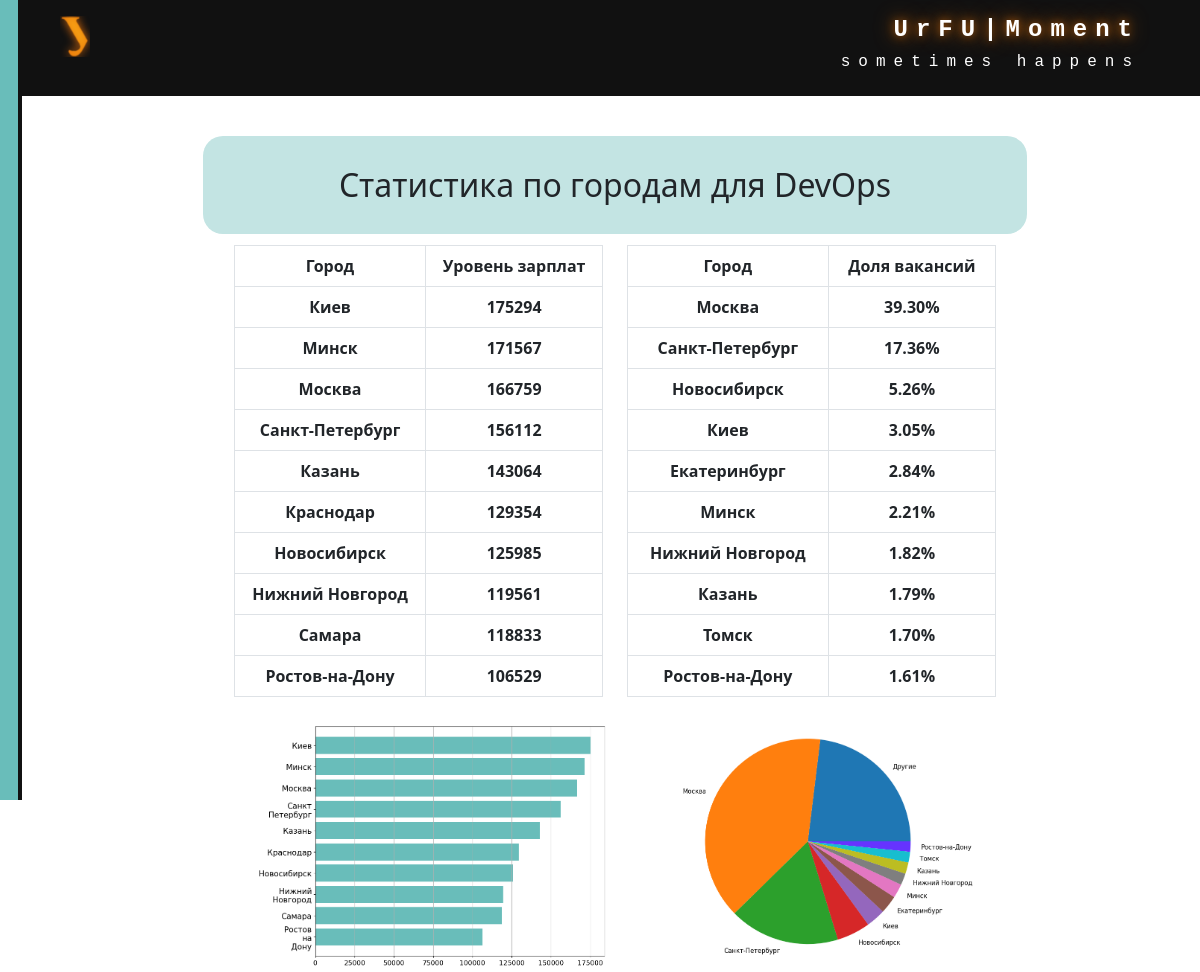
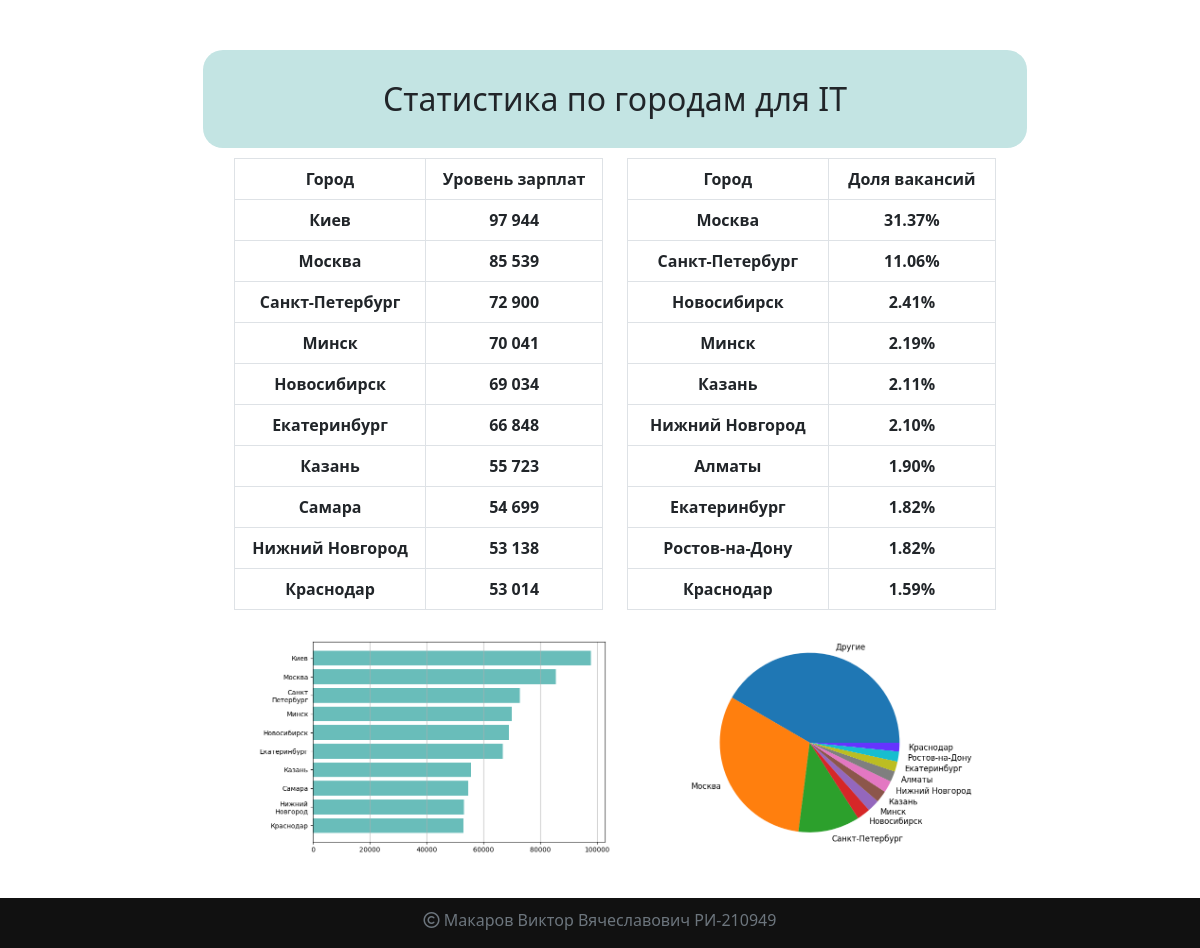
/geography, run on the app's committed database (2 pictures, top to bottom).
### main/models.py (models this page shows)
class GeographyPage(models.Model):
    title = models.CharField(
        'Заголовок',
        max_length=100,
        default='geographyPage'
    )
    text_1 = models.TextField('Первый заголовок', default=None)
    text_2 = models.TextField('Второй заголовок', default=None)
    table_1 = models.TextField('Таблицы для IT', default=None)
    table_2 = models.TextField('Таблицы для DevOps', default=None)
    graph_IT = models.ImageField(
        'IT график',
        default=None,
        upload_to='geographypage'
    )
    graph_devops = models.ImageField(
        'DevOps график',
        default=None,
        upload_to='geographypage'
    )

### main/views.py (the view)
# urls.py: path('geography', views.geography, name='geography'),
def geography(request):
    geographypage = GeographyPage.objects.all()[0]
    return render(
        request,
        'main/geography.html',
        context={
            'geographypage': geographypage,
        }
    )

### main/templates/main/geography.html
{% extends 'main/mainpage.html' %}
{% load static %}
{% block content %}
    <div style="text-align: center">
        {{ geographypage.text_2|safe }}
        {{ geographypage.table_2|safe }}
        <img style="width: 70%" src="{{ geographypage.graph_devops.url }}" alt="homepage_img">
        <div style="padding-top: 5%">
            {{ geographypage.text_1|safe }}
            {{ geographypage.table_1|safe }}
            <img style="width: 70%" src="{{ geographypage.graph_IT.url }}" alt="homepage_img">
        </div>
    </div>
{% endblock %}

### main/templates/main/mainpage.html (shortened to what this page needs)
{% load static %}
<!DOCTYPE html>
<html lang="ru">
<head>
    <link rel="stylesheet" href="https://cdn.jsdelivr.net/npm/bootstrap@5.2.3/dist/css/bootstrap.min.css">
    <link rel="stylesheet" href="{% static 'main/css/main.css' %}">
</head>
<body>
<div class="menu">
</div>
<div class="page">
    <header>
        <img class="head_img" src="{% static 'main/img/urfu_orange_1.png' %}">
        <div style="text-shadow: 0 0 10px #b55d0b,0 0 20px #b55d0b;">
            <h4 class="font-monospace"><b>UrFU|Moment</b></h4>
        </div>
            <h6>sometimes happens</h6>
    </header>
    <main class="main">
        {% block content %}
        {% endblock %}
    </main>
    <footer class="footer">
        <p class="text-muted"><i class="fa-regular fa-copyright"></i> Макаров Виктор Вячеславович РИ-210949</p>
    </footer>
</div>
</body>
</html>

### main/static/main/css/main.css (style rules this page uses)
body { min-height: 100%; }
.menu { padding: 50px; background: #69BDBA; height: 100vh; border-right: 4px solid #111; position: fixed; left: -345px; transition: 0.4s ease; }
header { font-family: "Bitstream Vera Sans Mono", Monaco, "Courier New", Courier, monospace; float: right; text-align: right; letter-spacing: 8px; height: 6em; padding: 1em 5%; background: #111; color: #fff; }
.head_img { color: #b55d0b; float: left; width: 30px; height: auto; }
.footer { font-weight: lighter; text-align: center; background: #111; padding-top: 10px; margin-top: auto; color: #fff; }
.page { overflow: hidden; display: grid; grid-template-rows: auto 1fr auto; min-height: 100vh; }
.main { padding: 40px 70px 40px 100px; }
.text_block { background: #c3e4e3; padding: 30px ; border-radius: 20px; }

### data on the page
GeographyPage: text_2 "Статистика по городам для DevOps", table_2 "Город Уровень зарплат Киев 175294 Минск 171567 Москва 166759 Санкт-Петербург 156112 Казань 143064 Краснодар 129354 Новосибирск 125985 Нижний Новгород 119561 Самара 118833 Ростов-на-Дону 106529 Город Доля вакансий Москва 39.30% Санкт-Петербург 17.36% Новосибирск 5.26% Киев 3.05% Екатеринбург 2.84% Минск 2.21% Нижний Новгород 1.82% Казань 1.79% Томск 1.70% Ростов-на-Дону 1.61%", graph_devops (picture), text_1 "Статистика по городам для IT", table_1 "Город Уровень зарплат Киев 97 944 Москва 85 539 Санкт-Петербург 72 900 Минск 70 041 Новосибирск 69 034 Екатеринбург 66 848 Казань 55 723 Самара 54 699 Нижний Новгород 53 138 Краснодар 53 014 Город Доля вакансий Москва 31.37% Санкт-Петербург 11.06% Новосибирск 2.41% Минск 2.19% Казань 2.11% Нижний Новгород 2.10% Алматы 1.90% Екатеринбург 1.82% Ростов-на-Дону 1.82% Краснодар 1.59%", graph_IT (picture)
